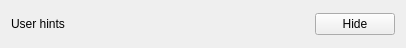
<?xml version="1.0" encoding="UTF-8"?>
<ui version="4.0">
 <class>user_hint_widget</class>
 <widget class="QWidget" name="user_hint_widget">
  <property name="geometry">
   <rect>
    <x>0</x>
    <y>0</y>
    <width>406</width>
    <height>48</height>
   </rect>
  </property>
  <property name="windowTitle">
   <string>Form</string>
  </property>
  <layout class="QHBoxLayout" name="horizontalLayout">
   <item>
    <widget class="QLabel" name="label_user_hint">
     <property name="toolTip">
      <string>A list of user hints</string>
     </property>
     <property name="text">
      <string>User hints</string>
     </property>
     <property name="openExternalLinks">
      <bool>true</bool>
     </property>
    </widget>
   </item>
   <item>
    <widget class="QPushButton" name="button_hide">
     <property name="sizePolicy">
      <sizepolicy hsizetype="Fixed" vsizetype="Fixed">
       <horstretch>0</horstretch>
       <verstretch>0</verstretch>
      </sizepolicy>
     </property>
     <property name="toolTip">
      <string>Click to open script editor</string>
     </property>
     <property name="text">
      <string>Hide</string>
     </property>
    </widget>
   </item>
  </layout>
 </widget>
 <resources/>
 <connections/>
</ui>
